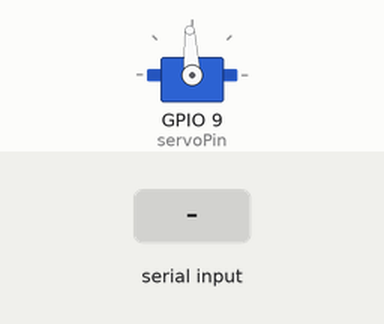
Simulated run of this sketch. Board: ESP32. Parts: servo. The test bench sets the inputs (shaded band). What the sketch prints to the serial monitor is not drawn.

Above: at 1.2 s.
1.3 s: "3" received over Serial
At 2.2 s:
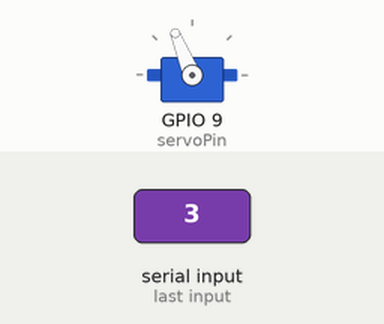
2.8 s: "4" received over Serial
At 3.4 s:
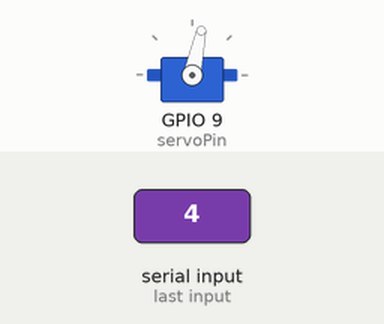
4.3 s: "0" received over Serial
At 5.7 s:
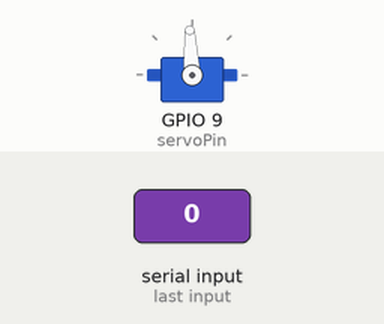
Timing chart, 0 to 7.3 s (numbered marks = the images above; inputs shaded):
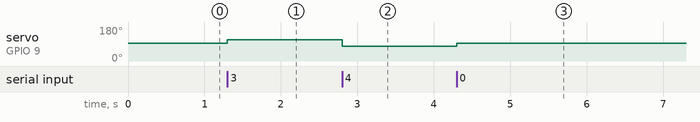

The sketch:

testmode.ino
```cpp
#include <Wire.h>
#include <Adafruit_PWMServoDriver.h>
#include <Servo.h>
// 默认地址 0x40
Adafruit_PWMServoDriver pwm = Adafruit_PWMServoDriver();
byte servoPin = 9;
Servo servo;

#define SERVO_0  290
#define SERVO_45  310
#define SERVO_90  320
#define SERVO_135  330
#define SERVO_180  340

// our servo # counter
uint8_t servonum = 0;
char comchar;

void setup() {
  Serial.begin(115200);
  Serial.println("8 channel Servo test!");

  //pwm.begin();
  //pwm.setPWMFreq(50);  // 50HZ更新频率，相当于20ms的周期


   servo.attach(servoPin);
  servo.writeMicroseconds(1500);

  delay(10);
}

void loop() {
    while(Serial.available()>0){
    comchar = Serial.read();//读串口第一个字节
    switch(comchar)
    {
      case '0':
      servo.writeMicroseconds(1500);
      //pwm.setPWM(0, 0, SERVO_0);
      Serial.write(comchar);
      break;
      case '1':
      servo.writeMicroseconds(1520);
      //pwm.setPWM(0, 0, SERVO_45);
      Serial.write(comchar);
      break;
      case '2':
      servo.writeMicroseconds(1530);
      //pwm.setPWM(0, 0, SERVO_90);
      Serial.write(comchar);
      break;
      case '3':
      servo.writeMicroseconds(1700);
      //pwm.setPWM(0, 0, SERVO_135);
      Serial.write(comchar);
      break;
      case '4':
      servo.writeMicroseconds(1350);
      //pwm.setPWM(0, 0, SERVO_180);
      Serial.write(comchar);
      break;
      default:    //匹配失败
      Serial.write(comchar);
      break;
    }
  }
}
```

Measured:
- after the input at 1.3 s, servo on GPIO 9 (servoPin): 93° → 112° at once
- after the input at 2.8 s, servo on GPIO 9 (servoPin): 112° → 78° at once
- after the input at 4.3 s, servo on GPIO 9 (servoPin): 78° → 93° at once
